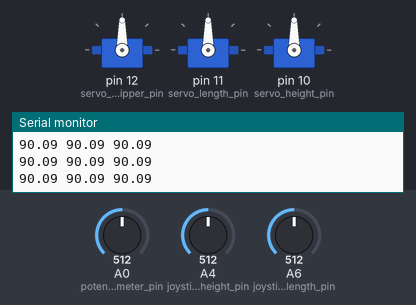
Simulated run of this sketch. Board: Arduino Nano, built with avr-gcc and run on an emulated ATmega328P. On the bench: 3 × servo, the last lines printed to the serial monitor. Inputs (shaded band) come from the test bench; at power-on: A4 (joystickx_height_pin) = 512, A6 (joysticky_length_pin) = 512, A0 (potentiometer_pin) = 512.

Above: at 1.2 s.
1.3 s: A4 (joystickx_height_pin) set to 552
At 2.0 s:
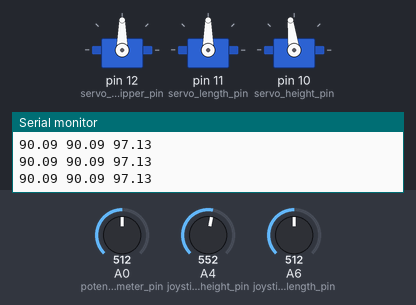
4.3 s: A4 (joystickx_height_pin) set to 578
At 5.5 s:
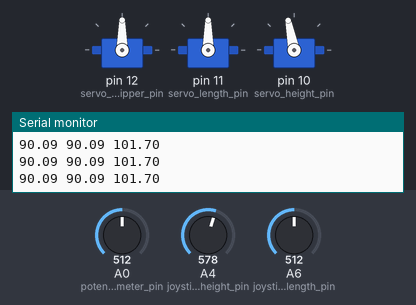
5.8 s: A6 (joysticky_length_pin) set to 558
At 6.7 s:
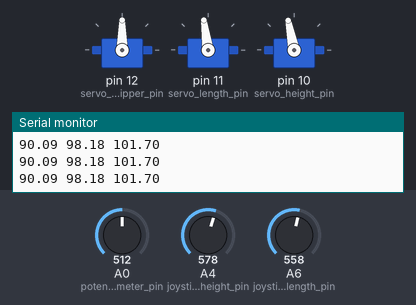
8.8 s: A6 (joysticky_length_pin) set to 585
At 10.0 s:
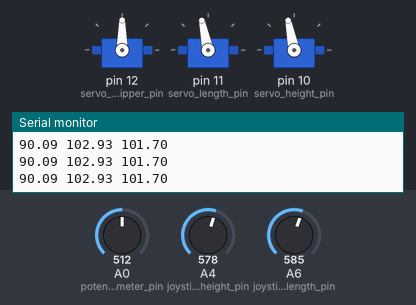
10.3 s: A0 (potentiometer_pin) set to 306
At 11.5 s:
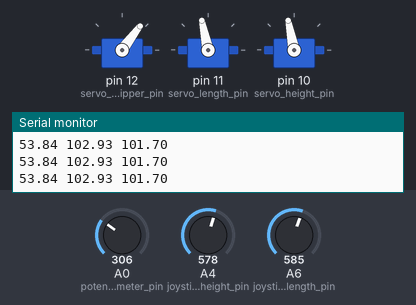
11.8 s: A0 (potentiometer_pin) set to 122
At 12.9 s:
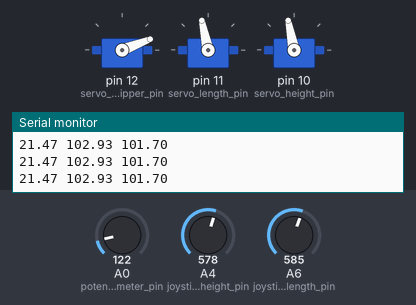
Timing chart, 0 to 14.3 s (numbered marks = the images above; inputs shaded):
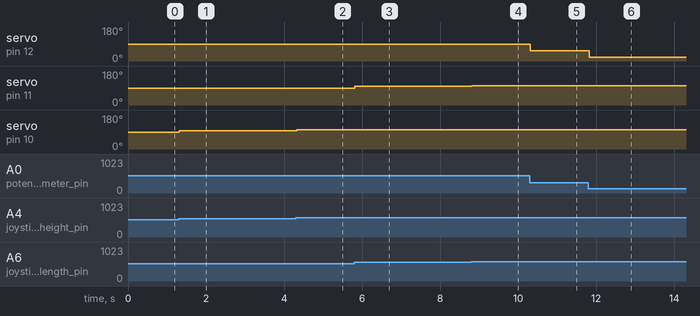

Measured:
- after the input at 1.3 s, servo on pin 10 (servo_height_pin): 90° → 97° at once
- after the input at 4.3 s, servo on pin 10 (servo_height_pin): 97° → 101° at once
- after the input at 5.8 s, servo on pin 11 (servo_length_pin): 90° → 98° at once
- after the input at 8.8 s, servo on pin 11 (servo_length_pin): 98° → 102° at once
- after the input at 10.3 s, servo on pin 12 (servo_gripper_pin): 90° → 53° at once
- after the input at 11.8 s, servo on pin 12 (servo_gripper_pin): 53° → 21° at once

The sketch:

robotic_arm_code.ino
```cpp
#include <Servo.h>
int potentiometer_pin=A0;
float potentiometer_val;
Servo servo_gripper;
int servo_gripper_pin=12;
float servo_gripper_val;

int joystickx_length_pin=A7;
int joysticky_length_pin=A6;
float joysticky_length_val;
Servo servo_length;
int servo_length_pin=11;
float servo_length_val;

int joystickx_height_pin=A4;
int joysticky_height_pin=A5;
float joystickx_height_val;
Servo servo_height;
int servo_height_pin=10;
float servo_height_val;

void setup() {
  // put your setup code here, to run once:
  Serial.begin(9600);
  pinMode(potentiometer_pin, INPUT);
  servo_gripper.attach(servo_gripper_pin);

  pinMode(joysticky_length_pin, INPUT);
  servo_length.attach(servo_length_pin);

  pinMode(joystickx_height_pin, INPUT);
  servo_height.attach(servo_height_pin);
}

void loop() {
  // put your main code here, to run repeatedly:
  potentiometer_val=analogRead(potentiometer_pin);
  servo_gripper_val=(180./1023)*potentiometer_val;
  Serial.print(servo_gripper_val);
  Serial.print(" ");
  if(servo_gripper_val<100)
  {
    servo_gripper.write(servo_gripper_val);
  }

  joysticky_length_val=analogRead(joysticky_length_pin);
  servo_length_val=(180./1023)*joysticky_length_val;
  Serial.print(servo_length_val);
  Serial.print(" ");
  servo_length.write(servo_length_val);

  joystickx_height_val=analogRead(joystickx_height_pin);
  servo_height_val=(180./1023)*joystickx_height_val;
  Serial.println(servo_height_val);
  servo_height.write(servo_height_val);
  delay(10);
}
```
